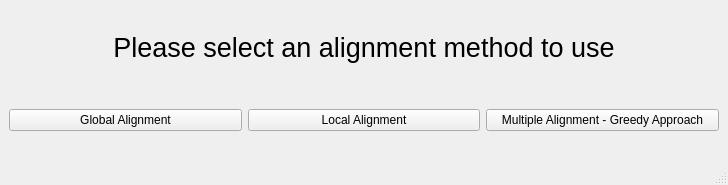
<?xml version="1.0" encoding="UTF-8"?>
<ui version="4.0">
 <class>MainWindow</class>
 <widget class="QMainWindow" name="MainWindow">
  <property name="geometry">
   <rect>
    <x>0</x>
    <y>0</y>
    <width>728</width>
    <height>185</height>
   </rect>
  </property>
  <property name="windowTitle">
   <string>Sequence Aligner for Amino Acids</string>
  </property>
  <widget class="QWidget" name="centralwidget">
   <layout class="QVBoxLayout" name="verticalLayout">
    <item>
     <spacer name="verticalSpacer_3">
      <property name="orientation">
       <enum>Qt::Vertical</enum>
      </property>
      <property name="sizeHint" stdset="0">
       <size>
        <width>20</width>
        <height>40</height>
       </size>
      </property>
     </spacer>
    </item>
    <item>
     <widget class="QLabel" name="label">
      <property name="font">
       <font>
        <pointsize>20</pointsize>
       </font>
      </property>
      <property name="text">
       <string>Please select an alignment method to use</string>
      </property>
      <property name="alignment">
       <set>Qt::AlignCenter</set>
      </property>
     </widget>
    </item>
    <item>
     <spacer name="verticalSpacer_2">
      <property name="orientation">
       <enum>Qt::Vertical</enum>
      </property>
      <property name="sizeType">
       <enum>QSizePolicy::MinimumExpanding</enum>
      </property>
      <property name="sizeHint" stdset="0">
       <size>
        <width>20</width>
        <height>40</height>
       </size>
      </property>
     </spacer>
    </item>
    <item>
     <layout class="QHBoxLayout" name="horizontalLayout_2">
      <item>
       <widget class="QPushButton" name="global_alignment_btn">
        <property name="text">
         <string>Global Alignment</string>
        </property>
       </widget>
      </item>
      <item>
       <widget class="QPushButton" name="local_alignment_btn">
        <property name="text">
         <string>Local Alignment</string>
        </property>
       </widget>
      </item>
      <item>
       <widget class="QPushButton" name="multiple_alignment_btn">
        <property name="text">
         <string>Multiple Alignment - Greedy Approach</string>
        </property>
       </widget>
      </item>
     </layout>
    </item>
    <item>
     <spacer name="verticalSpacer">
      <property name="orientation">
       <enum>Qt::Vertical</enum>
      </property>
      <property name="sizeHint" stdset="0">
       <size>
        <width>20</width>
        <height>40</height>
       </size>
      </property>
     </spacer>
    </item>
   </layout>
  </widget>
  <widget class="QStatusBar" name="statusbar"/>
 </widget>
 <resources/>
 <connections/>
</ui>
